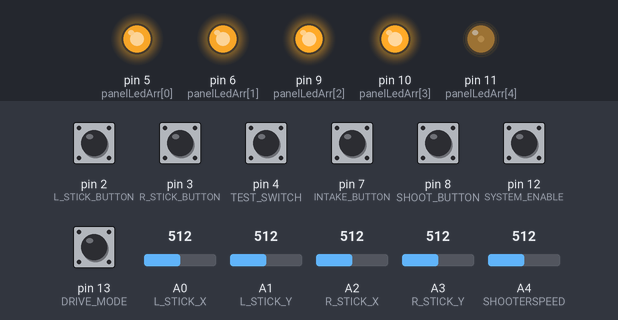
Bench run of a sketch on a simulated Arduino Uno, built with avr-gcc and run on an emulated ATmega328P. Shown: output pins drawn as LEDs (lit = HIGH). The test bench sets the inputs (shaded band); at power-on: pin 2 (L_STICK_BUTTON), pin 3 (R_STICK_BUTTON), pin 4 (TEST_SWITCH), pin 7 (INTAKE_BUTTON), pin 8 (SHOOT_BUTTON), pin 12 (SYSTEM_ENABLE), pin 13 (DRIVE_MODE) HIGH, A0 (L_STICK_X) = 512, A2 (R_STICK_X) = 512, A1 (L_STICK_Y) = 512, A3 (R_STICK_Y) = 512, A4 (SHOOTERSPEED) = 512. What the sketch prints to the serial monitor is not drawn.

Above: at 8.2 s.
8.3 s: A0 (L_STICK_X) set to 992
At 9.5 s:
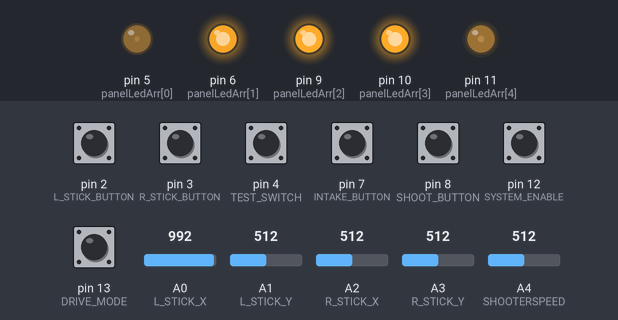
9.9 s: pin 7 (INTAKE_BUTTON) pulled LOW for 0.15 s
At 10.06 s:
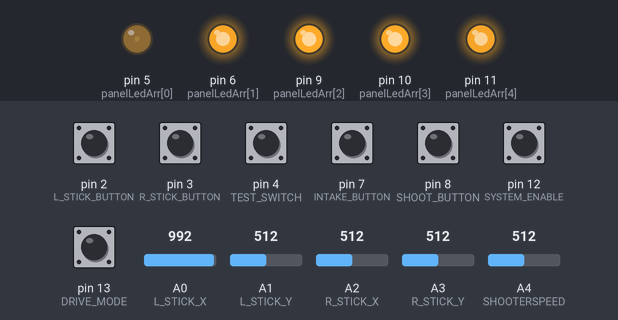
11.6 s: A2 (R_STICK_X) set to 716
At 12.9 s:
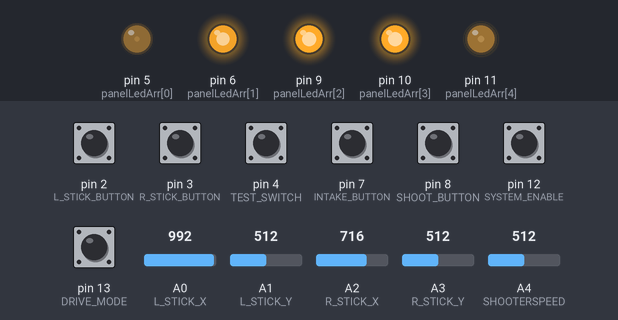
13.3 s: pin 4 (TEST_SWITCH) pulled LOW for 0.15 s
At 14.8 s:
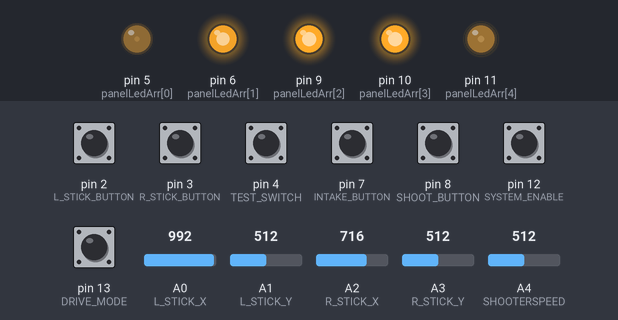
16.4 s: pin 8 (SHOOT_BUTTON) pulled LOW for 0.15 s
At 17.4 s:
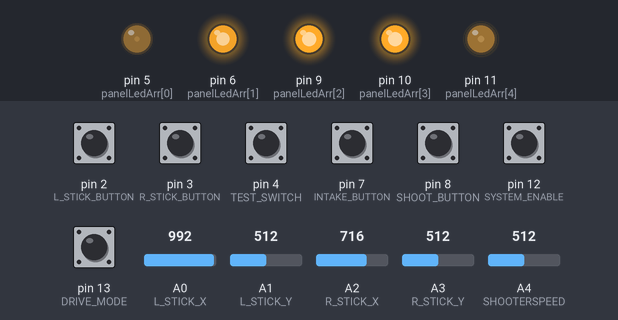
Timing chart, 0 to 19.4 s (numbered marks = the images above; inputs shaded):
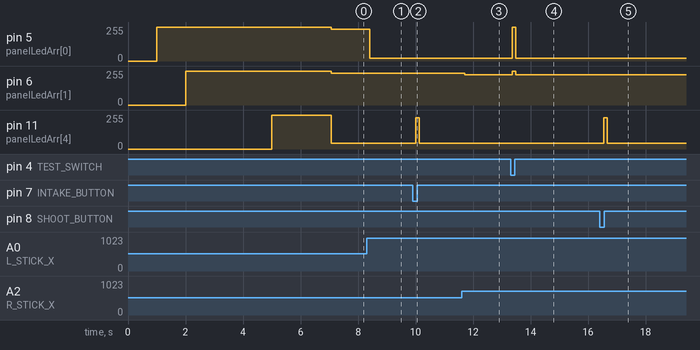

The sketch:

SparkyControlPanel.ino
```cpp
/*This is code for the Sparky Control Panel

This sketch reads controls and sends command values to the Sparky robot.
It has a debug flag turned off for normal running.

It has controlled 5 bar LED showing activity in the panel.

Developed by Miss Daisy FRC Team 341

*/

//  this is for test mode
#include <AltSoftSerial.h>
AltSoftSerial altser;
const int mybaud = 600;
boolean runTimeMonitorEnabled = false;
// D8 - AltSoftSerial RX
// D9 - AltSoftSerial TX

#include <EasyTransfer.h>
//create two objects
EasyTransfer ETin, ETout;

// Transfer data strucures must be the same at both ends
//   so, they are defined in a library included by both sketches
#include <SparkyXfrBuffers.h>

// declare global structures for data used by the transfer objects
// reverse naming on opposite ends
FROM_SPARKY_DATA_STRUCTURE rxdata;
TO_SPARKY_DATA_STRUCTURE txdata;

#define DRIVE_MODE        13
#define SYSTEM_ENABLE   12
//  #define PANEL_LED_5     11  panel LEDs are controlled by setLED function, 0 to 4
//  #define PANEL_LED_4     10
//  #define PANEL_LED_3     9
#define SHOOT_BUTTON    8
#define INTAKE_BUTTON   7
//  #define PANEL_LED_2     6
//  #define PANEL_LED_1     5
#define TEST_SWITCH     4
#define R_STICK_BUTTON  3
#define L_STICK_BUTTON  2

#define L_STICK_X      0    // left stick attached to A0,A1,D2
#define L_STICK_Y      1
#define R_STICK_X      2    //right stick attached to A2,A3,D3
#define R_STICK_Y      3
#define SHOOTERSPEED 4

unsigned long triggerTime;
unsigned long headingTime;
const int panelLedArr[5] = {5,6,9,10,11}; //map of wired pins to LEDs
long int messageCounter = 0;

/////////////////////////////////////////////////////////////////////////////
// FUNCTION: setLED,   returns nothing
// ARGUMENTS: LEDnum is value 0 to 4, brightness is 0 (off) to 255 (full on)
void setLED(int LEDnum, unsigned int brightness) {
  if ( brightness > 255 ) brightness = 255;
  unsigned long brightness_l = brightness & 255;
  //  index to pins, use panelLedArr   ,  value to write is non-linear
  if ( 0 <= LEDnum < 5 ) {
    int LEDoutput = min( 255-((brightness_l+7)/8), (255-brightness_l)*3 );
   analogWrite( panelLedArr[LEDnum], LEDoutput );
  }
}
/////////////////////////////////////////////////////////////////////////////////
// called once at start
void setup(){
  Serial.begin(9600);
  while (!Serial) ; // wait for serial port to connect. Needed for native USB

  //start the library, pass in the data details and the name of the serial port. Can be Serial, Serial1, Serial2, etc.
  ETin.begin(details(rxdata), &Serial);
  ETout.begin(details(txdata), &Serial);

  altser.begin(600);

  //  init LEDs     //////////////////////////
  for (int i=0; i<5; i++) {
    pinMode( panelLedArr[i], OUTPUT);
    setLED( i, 255); // on
    delay(1000);
    setLED( i, 0);
  }

  // init inputs and enable pullup
  pinMode(DRIVE_MODE      , INPUT_PULLUP); // 13
  pinMode(SYSTEM_ENABLE   , INPUT_PULLUP); // 12 LOW is ENABLEd
  pinMode(SHOOT_BUTTON    , INPUT_PULLUP); // 8 LOW is SHOOT
  pinMode(INTAKE_BUTTON   , INPUT_PULLUP); // 7 LOW is INATKE
  pinMode(TEST_SWITCH     , INPUT_PULLUP); // 4 LOW is on
  pinMode(R_STICK_BUTTON  , INPUT_PULLUP); // 3 LOW is active
  pinMode(L_STICK_BUTTON  , INPUT_PULLUP); // 2 LOW is active

  triggerTime = millis() + 3000;  // 3 seconds from now
  delay(2000);
  altser.println();
  altser.print("Sparky Control Panel    :Created ");
  altser.print( __DATE__ );
  altser.print(" ");
  altser.println( __TIME__ );
  if ( digitalRead(TEST_SWITCH) == HIGH ) { // LOW is on
    runTimeMonitorEnabled = false;
    altser.println("Runtime Monitor is disabled");
  }
}
/////////////////////  MAIN LOOP  /////////////////////////////
void loop(){
  // read our potentiometers and buttons and store raw data in data structure for transmission
  txdata.stickLx = analogRead(L_STICK_X);
  txdata.stickLy = analogRead(L_STICK_Y);
  txdata.stickLbutton = !digitalRead(L_STICK_BUTTON);
  txdata.stickRx = analogRead(R_STICK_X);
  txdata.stickRy = analogRead(R_STICK_Y);
  txdata.stickRbutton = !digitalRead(R_STICK_BUTTON);

  txdata.drivemode = !digitalRead(DRIVE_MODE);
  txdata.enabled = !digitalRead(SYSTEM_ENABLE);

  txdata.shooterspeed = 1023-analogRead(SHOOTERSPEED);

  int buttonValue = 240;
  if( !digitalRead(INTAKE_BUTTON) ){
    txdata.intake = 1;
    buttonValue -= 80;
  }
  else {
    txdata.intake = 0;
  }
  if( !digitalRead(SHOOT_BUTTON) ){
    txdata.shoot = HIGH;
    buttonValue -= 80;
  }
  else {
    txdata.shoot = LOW;
  }
  // Check if the controller is enabled
  if(txdata.enabled){
    buttonValue -= 80;
    messageCounter += 1;
    txdata.counter = messageCounter;
  }
  //then we will go ahead and send that data out
  ETout.sendData();


 //there's a loop here so that we run the recieve function more often then the
 //transmit function. This is important due to the slight differences in
 //the clock speed of different Arduinos. If we didn't do this, messages
 //would build up in the buffer and appear to cause a delay.
  for(int i=0; i<5; i++){
    //remember, you could use an if() here to check for new data, this time it's not needed.
    ETin.receiveData();
    delay(10);   // short delay between receive attempts
  }

  //delay for good measure
  delay(10);

//  *********  RUNTIME DISPLAY or DISPLAY TESTING *****************
  // check is display test on
  if ( digitalRead(TEST_SWITCH) == LOW ) { // LOW is on
    // ****  DISPLAY TESTING ******
    if ( !runTimeMonitorEnabled ) {
      altser.println("Monitor Activated");
    }
    runTimeMonitorEnabled = true;
    unsigned long testnow = millis();
    // once per second
    if ( testnow >= triggerTime ) {
      triggerTime = testnow + 2000;
      int value1 = (analogRead(SHOOTERSPEED)+3)>>2;
      if ( value1 < 128 ) {
        setLED( 0, (127-value1)*2 );
        setLED( 1, 0);
      } else {
        setLED( 0, 0);
        setLED( 1, (value1-128)*2 );
      }
      setLED( 4, buttonValue);

      // ****  AltSerial TESTING ****
      if ( headingTime > testnow ) {
        altser.print( rxdata.supplyvoltagereading);
        altser.print( ", " );
        altser.print( rxdata.transmitpacketcount );
        altser.print( ", " );
        altser.print( rxdata.packetreceivedcount );
        altser.print( ", " );
        altser.print( rxdata.shooterspeedecho );
        altser.print( ", " );
        altser.print( rxdata.buttonstate );
        altser.print( ", " );
        altser.print( rxdata.ballready );
        altser.print( ", " );
        altser.println( txdata.counter );

      } else {
        altser.println( "VOLT XMIT RECV SSECHO D12 BALL" );
        headingTime = testnow + 20000;
      }
    }
  }
//////////////////////   NORMAL DISPLAY   ////////////////////////
  else {  // test mode OFF, show main robot control signals
    static unsigned long updateDue = 0;
    unsigned long now = millis();
    if ( runTimeMonitorEnabled ) {
      altser.println("Monitor Deactivated");
    }
    runTimeMonitorEnabled = false;
    if ( now > updateDue ) {
      updateDue = now + 100; // 10 updates per second, max
      setLED( 0, (analogRead(L_STICK_X)+3)>>2);
      setLED( 1, (analogRead(R_STICK_X)+3)>>2);
      setLED( 4, buttonValue);
    }
  }
}

/*
 *
 *
Controller Connections
Legend:
A - Analog input
D - Digital Input
Left stick:
===========
ground
5V
xval = A0
yval = A1
button = D2
Right Stick:
============
ground
5v
xval = A2
yval = A3
button = D3
===============
Shooter Knob = A4
  -> has a 5v pin
  -> signal
  -> has a ground pin
  ===============
Intake Button = D7
  -> has a pin to ground
==========================
Shoot Button = D8
  -> has a pin to ground
===========================
Enable Toggle = D12
  -> has a pin to ground
====================================
shooter knob   5v,sig,GND for a pot,  3 others  2-pin GND,sig.
 D2,3 for stick buttons.
 Put LEDs and test switch on others D4 - D9.


SYSTEM_ENABLE
SHOOT_BUTTON
INTAKE_BUTTON
TEST_SWITCH
R-STICK_BUTTON
L_STICK_BUTTON

#define BLINKLED        13
#define PANEL_LED_5     11
#define PANEL_LED_4     10
#define PANEL_LED_3     9
#define PANEL_LED_2     6
#define PANEL_LED_1     5


L_STICK_X
L_STICK_Y
R_STICK_X
R_STICK_Y
SHOOTERSPEED
*/
```

Measured:
- after the input at 8.3 s, pin 5 (panelLedArr[0]): 239/255 → 21/255 after 0.11 s
- after the input at 9.9 s, pin 11 (panelLedArr[4]): 45/255 → 235/255 after 0.10 s, → 45/255 0.12 s later
- after the input at 11.6 s, pin 6 (panelLedArr[1]): 239/255 → 228/255 after 0.11 s
- after the input at 13.3 s, pin 5 (panelLedArr[0]): 21/255 → 255/255 after 0.06 s, → 21/255 0.13 s later; pin 6 (panelLedArr[1]): 228/255 → 255/255 after 0.06 s, → 228/255 0.13 s later
- after the input at 16.4 s, pin 11 (panelLedArr[4]): 45/255 → 235/255 after 0.14 s, → 45/255 0.12 s later
